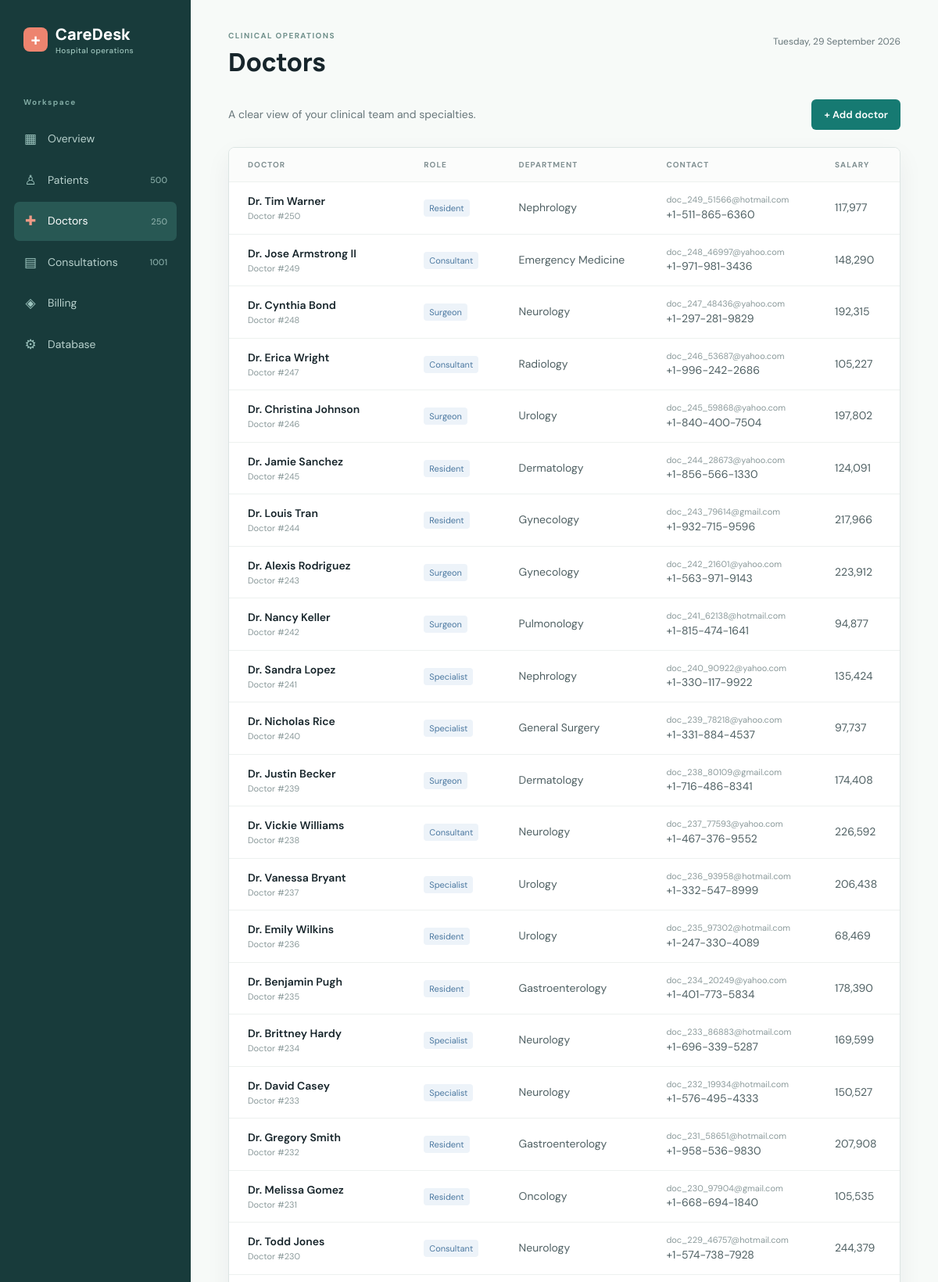
Page /doctors (upper part) on the committed database.
### tables this page shows
CREATE TABLE "Doctor" (
    "ID"         INTEGER PRIMARY KEY AUTOINCREMENT,
    "Name"       TEXT NOT NULL,
    "Type"       TEXT,
    "Email"      TEXT NOT NULL UNIQUE,
    "PhoneNo"    TEXT NOT NULL UNIQUE,
    "birthdate"  TEXT,
    "Department" INTEGER,
    "Salary"     INTEGER NOT NULL DEFAULT 10000 CHECK("Salary" > 1000),
    FOREIGN KEY ("Department") REFERENCES "Department"("ID")
);

CREATE TABLE "Department" (
    "ID"    INTEGER PRIMARY KEY AUTOINCREMENT,
    "Name"  TEXT NOT NULL UNIQUE
);

### app.py (the view)
@app.route("/doctors")
def doctors():
    records = fetch_all(
        '''SELECT d.*, dept."Name" AS department_name
           FROM "Doctor" d LEFT JOIN "Department" dept ON dept."ID" = d."Department"
           ORDER BY d."ID" DESC'''
    )
    return render_template("doctors.html", records=records)

### app.py (called while the page is built)
def get_db():
    if "db" not in g:
        g.db = sqlite3.connect(app.config["DATABASE"])
        g.db.row_factory = sqlite3.Row
        g.db.execute("PRAGMA foreign_keys = ON")
    return g.db

def fetch_all(query, parameters=()):
    return get_db().execute(query, parameters).fetchall()

def fetch_one(query, parameters=()):
    return get_db().execute(query, parameters).fetchone()

@app.context_processor
def inject_navigation_counts():
    return {
        "now": datetime.now,
        "database_name": Path(app.config["DATABASE"]).name,
        "nav_counts": {
            "patients": fetch_one('SELECT COUNT(*) AS count FROM "Patient"')["count"],
            "doctors": fetch_one('SELECT COUNT(*) AS count FROM "Doctor"')["count"],
            "consultations": fetch_one('SELECT COUNT(*) AS count FROM "Consultation"')["count"],
        }
    }

### templates/doctors.html
{% extends 'base.html' %}{% block title %}Doctors{% endblock %}{% block heading %}Doctors{% endblock %}
{% block content %}<div class="page-actions">
    <p class="page-intro">A clear view of your clinical team and specialties.</p><a class="button"
        href="{{ url_for('new_doctor') }}">+ Add doctor</a>
</div>
<section class="panel">
    <div class="table-wrap">
        <table>
            <thead>
                <tr>
                    <th>Doctor</th>
                    <th>Role</th>
                    <th>Department</th>
                    <th>Contact</th>
                    <th>Salary</th>
                </tr>
            </thead>
            <tbody>{% for r in records %}<tr>
                    <td><strong>{{ r.Name }}</strong><small class="subline">Doctor #{{ r.ID }}</small></td>
                    <td><span class="tag blue-tag">{{ r.Type or 'Medical staff' }}</span></td>
                    <td>{{ r.department_name or 'Unassigned' }}</td>
                    <td><span class="subline">{{ r.Email }}</span>{{ r.PhoneNo }}</td>
                    <td>{{ '{:,.0f}'.format(r.Salary) }}</td>
                </tr>{% else %}<tr>
                    <td colspan="5" class="empty">No doctors have been added yet.</td>
                </tr>{% endfor %}</tbody>
        </table>
    </div>
</section>{% endblock %}

### static/style.css (style rules this page uses)
:root { --ink: #17252b; --muted: #68777b; --line: #dce5e3; --paper: #f7faf8; --white: #fff; --teal: #167a72; --teal-dark: #105d57; --coral: #e97967; --blue: #5f8fc2; --green: #69a77d; --gold: #d6a858; --shadow: 0 12px 32px rgba(23, 37, 43, .06) }
* { box-sizing: border-box }
body { margin: 0; background: var(--paper); color: var(--ink); font: 14px/1.5 'DM Sans', sans-serif }
.button { display: inline-block; border: 0; border-radius: 6px; background: var(--teal); color: #fff; padding: 11px 16px; text-decoration: none; font: 600 13px 'DM Sans', sans-serif; cursor: pointer }
.panel { background: #fff; border: 1px solid var(--line); border-radius: 8px; box-shadow: var(--shadow); overflow: hidden }
.table-wrap { overflow-x: auto }
table { width: 100%; border-collapse: collapse; min-width: 650px }
th, td { text-align: left; padding: 14px 24px; border-bottom: 1px solid #edf1ef; white-space: nowrap }
th { font-size: 10px; color: #819092; letter-spacing: .1em; text-transform: uppercase; background: #fbfcfb }
td { color: #4f6063 }
td strong { color: var(--ink); font-weight: 600 }
.subline { display: block; color: #8a999a; font-size: 11px }
.tag { background: #edf5f2; color: #2e766d; border-radius: 4px; padding: 4px 7px; font-size: 11px }
.blue-tag { background: #edf3f9; color: #4b78a0 }
.page-actions { display: flex; align-items: center; justify-content: space-between; margin: -6px 0 22px }
.page-intro { color: var(--muted); margin: 0 }

### rows in the picture
Doctor: Name "Dr. Tim Warner", ID "250", Type "Resident", Name "Nephrology", Email "doc_249_51566@hotmail.com", PhoneNo "+1-511-865-6360", Salary "117,977"
Doctor: Name "Dr. Jose Armstrong II", ID "249", Type "Consultant", Name "Emergency Medicine", Email "doc_248_46997@yahoo.com", PhoneNo "+1-971-981-3436", Salary "148,290"
Doctor: Name "Dr. Cynthia Bond", ID "248", Type "Surgeon", Name "Neurology", Email "doc_247_48436@yahoo.com", PhoneNo "+1-297-281-9829", Salary "192,315"
Doctor: Name "Dr. Erica Wright", ID "247", Type "Consultant", Name "Radiology", Email "doc_246_53687@yahoo.com", PhoneNo "+1-996-242-2686", Salary "105,227"
Doctor: Name "Dr. Christina Johnson", ID "246", Type "Surgeon", Name "Urology", Email "doc_245_59868@yahoo.com", PhoneNo "+1-840-400-7504", Salary "197,802"
Doctor: Name "Dr. Jamie Sanchez", ID "245", Type "Resident", Name "Dermatology", Email "doc_244_28673@yahoo.com", PhoneNo "+1-856-566-1330", Salary "124,091"
Doctor: Name "Dr. Louis Tran", ID "244", Type "Resident", Name "Gynecology", Email "doc_243_79614@gmail.com", PhoneNo "+1-932-715-9596", Salary "217,966"
Doctor: Name "Dr. Alexis Rodriguez", ID "243", Type "Surgeon", Name "Gynecology", Email "doc_242_21601@yahoo.com", PhoneNo "+1-563-971-9143", Salary "223,912"
Doctor: Name "Dr. Nancy Keller", ID "242", Type "Surgeon", Name "Pulmonology", Email "doc_241_62138@hotmail.com", PhoneNo "+1-815-474-1641", Salary "94,877"
Doctor: Name "Dr. Sandra Lopez", ID "241", Type "Specialist", Name "Nephrology", Email "doc_240_90922@yahoo.com", PhoneNo "+1-330-117-9922", Salary "135,424"
Doctor: Name "Dr. Nicholas Rice", ID "240", Type "Specialist", Name "General Surgery", Email "doc_239_78218@yahoo.com", PhoneNo "+1-331-884-4537", Salary "97,737"
Doctor: Name "Dr. Justin Becker", ID "239", Type "Surgeon", Name "Dermatology", Email "doc_238_80109@gmail.com", PhoneNo "+1-716-486-8341", Salary "174,408"
Doctor: Name "Dr. Vickie Williams", ID "238", Type "Consultant", Name "Neurology", Email "doc_237_77593@yahoo.com", PhoneNo "+1-467-376-9552", Salary "226,592"
Doctor: Name "Dr. Vanessa Bryant", ID "237", Type "Specialist", Name "Urology", Email "doc_236_93958@hotmail.com", PhoneNo "+1-332-547-8999", Salary "206,438"
Doctor: Name "Dr. Emily Wilkins", ID "236", Type "Resident", Name "Urology", Email "doc_235_97302@hotmail.com", PhoneNo "+1-247-330-4089", Salary "68,469"
Doctor: Name "Dr. Benjamin Pugh", ID "235", Type "Resident", Name "Gastroenterology", Email "doc_234_20249@yahoo.com", PhoneNo "+1-401-773-5834", Salary "178,390"
Doctor: Name "Dr. Brittney Hardy", ID "234", Type "Specialist", Name "Neurology", Email "doc_233_86883@hotmail.com", PhoneNo "+1-696-339-5287", Salary "169,599"
Doctor: Name "Dr. David Casey", ID "233", Type "Specialist", Name "Neurology", Email "doc_232_19934@hotmail.com", PhoneNo "+1-576-495-4333", Salary "150,527"
Doctor: Name "Dr. Gregory Smith", ID "232", Type "Resident", Name "Gastroenterology", Email "doc_231_58651@hotmail.com", PhoneNo "+1-958-536-9830", Salary "207,908"
Doctor: Name "Dr. Melissa Gomez", ID "231", Type "Resident", Name "Oncology", Email "doc_230_97904@gmail.com", PhoneNo "+1-668-694-1840", Salary "105,535"
Doctor: Name "Dr. Todd Jones", ID "230", Type "Consultant", Name "Neurology", Email "doc_229_46757@hotmail.com", PhoneNo "+1-574-738-7928", Salary "244,379"

### other values in the picture
{{ nav_counts.patients }} "500"
{{ nav_counts.doctors }} "250"
{{ nav_counts.consultations }} "1001"
